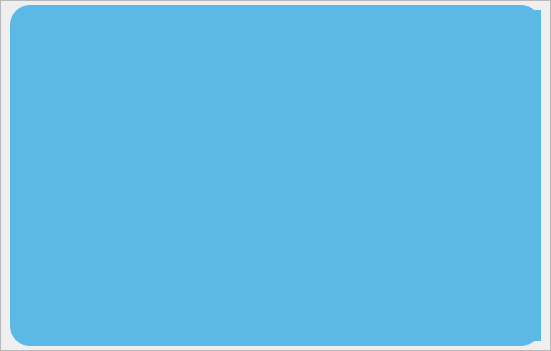
    <widget class="QFrame" name="frame_Image">
     <property name="geometry">
      <rect>
       <x>150</x>
       <y>10</y>
       <width>551</width>
       <height>351</height>
      </rect>
     </property>
     <property name="styleSheet">
      <string notr="true">#frame_Image{
	background-color: white;
	border-radius: 15;
	border: 1px solid white;
}</string>
     </property>
     <property name="frameShape">
      <enum>QFrame::StyledPanel</enum>
     </property>
     <property name="frameShadow">
      <enum>QFrame::Raised</enum>
     </property>
     <widget class="QFrame" name="frame_2">
      <property name="geometry">
       <rect>
        <x>10</x>
        <y>5</y>
        <width>531</width>
        <height>341</height>
       </rect>
      </property>
      <property name="styleSheet">
       <string notr="true">background-color: #5CB8E4;
border-radius: 20px</string>
      </property>
      <property name="frameShape">
       <enum>QFrame::StyledPanel</enum>
      </property>
      <property name="frameShadow">
       <enum>QFrame::Raised</enum>
      </property>
      <widget class="QLabel" name="label_image">
       <property name="enabled">
        <bool>true</bool>
       </property>
       <property name="geometry">
        <rect>
         <x>120</x>
         <y>5</y>
         <width>521</width>
         <height>331</height>
        </rect>
       </property>
       <property name="styleSheet">
        <string notr="true">#label_image
{
	border-image: url(:/ImagePersonal/Image/ImagePersonal/1.jpg) 0 0 0 0 stretch stretch;
	border-radius: 15px;
	border: 1pxsolid white;
}</string>
       </property>
       <property name="text">
        <string/>
       </property>
      </widget>
      <widget class="QLabel" name="label_image_2">
       <property name="geometry">
        <rect>
         <x>5</x>
         <y>5</y>
         <width>521</width>
         <height>331</height>
        </rect>
       </property>
       <property name="styleSheet">
        <string notr="true">#label_image_2
{
	border-image: url(:/ImagePersonal/Image/ImagePersonal/11.jpg) 0 0 0 0 stretch stretch;
	border-radius: 15px;
	border: 1pxsolid white;
}</string>
       </property>
       <property name="text">
        <string/>
       </property>
      </widget>
      <zorder>label_image_2</zorder>
      <zorder>label_image</zorder>
     </widget>
    </widget>
